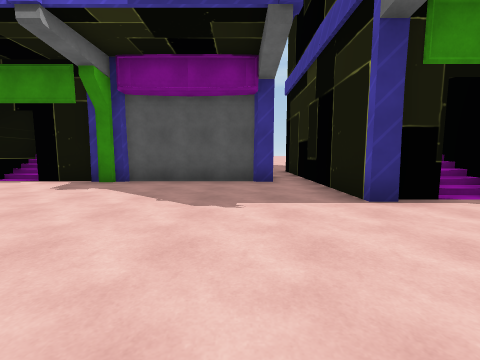
[1] (above)

24 first-person views from a walk through a Unity game level. The camera is 1.3 m above the floor, tilts 6° down and sees 90° across. The floor is counted in squares, 2 m on a side. Each view is taken from the middle of a square. On the plan, view 1 faces up. The plan holds only what a view shows up to about 9 squares ahead; the rest is blank. The place goes on beyond the plan. Some animated figures are left out. Door leaves are left out, so doorways stand open. Some surface patterns are stand-ins.

[2]
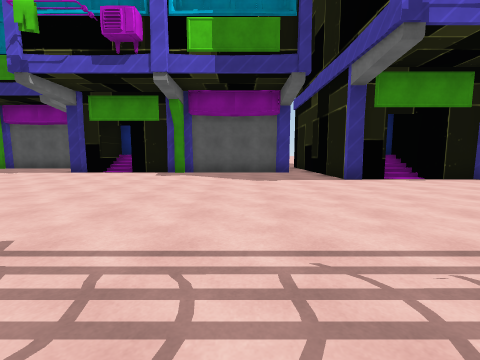

[3]
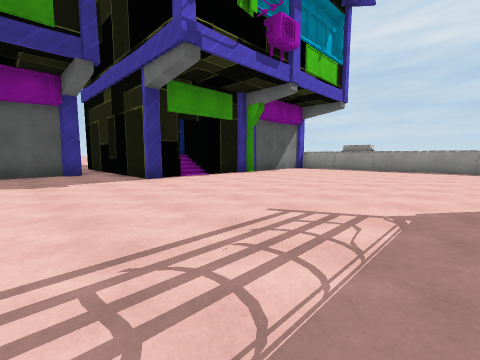

[4]
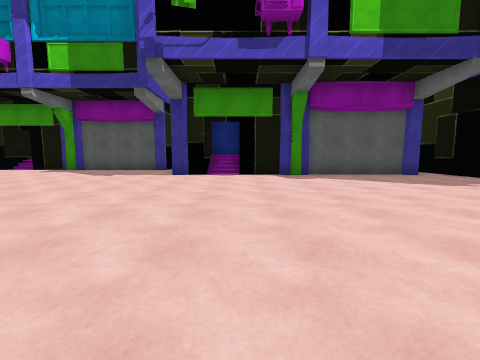

[5]
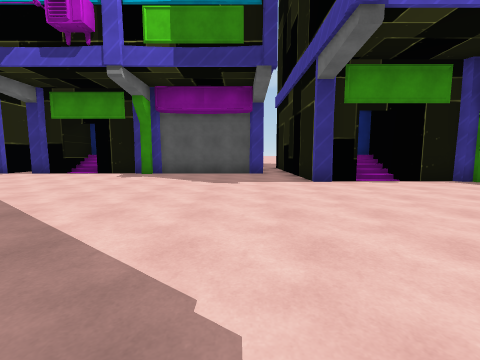

[6]
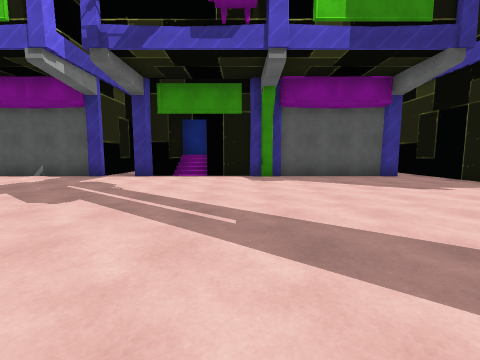

[7]
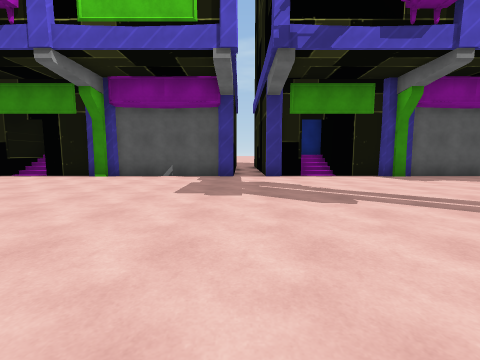

[8]
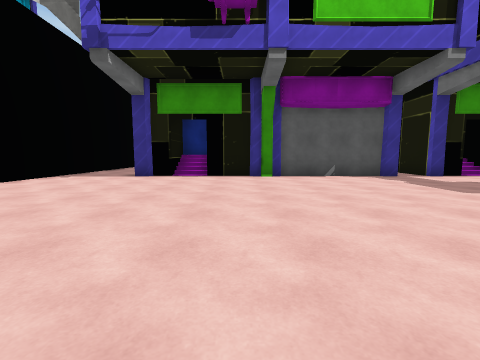

[9]
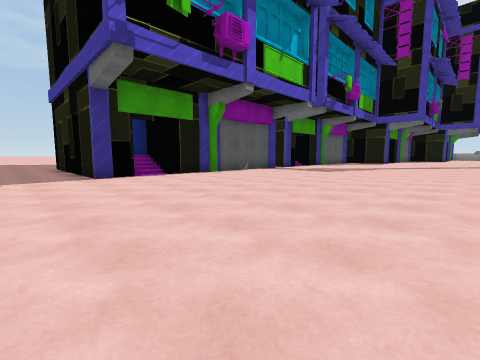

[10]
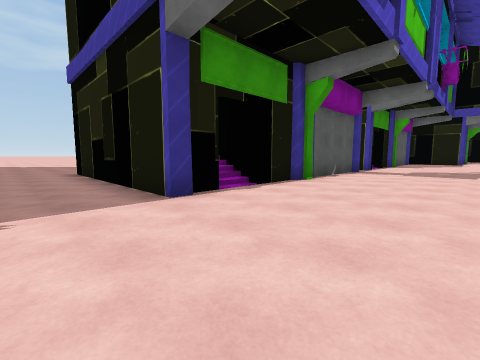

[11]
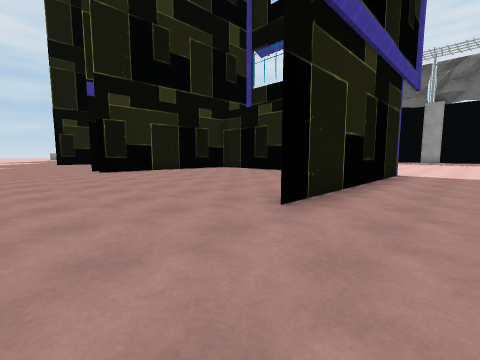

[12]
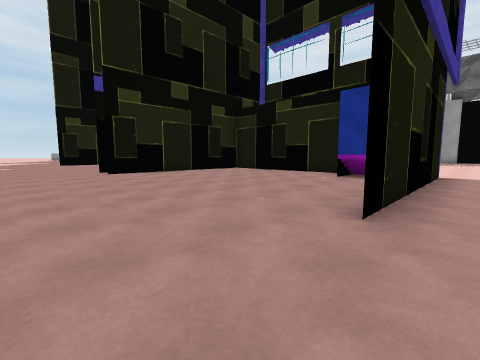

[13]
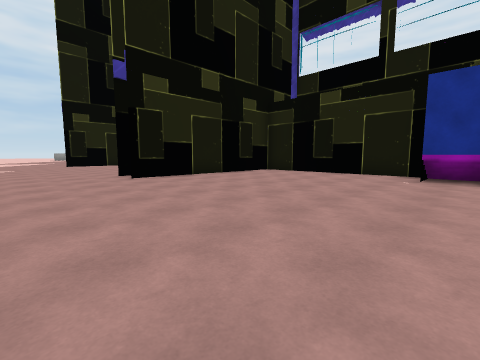

[14]
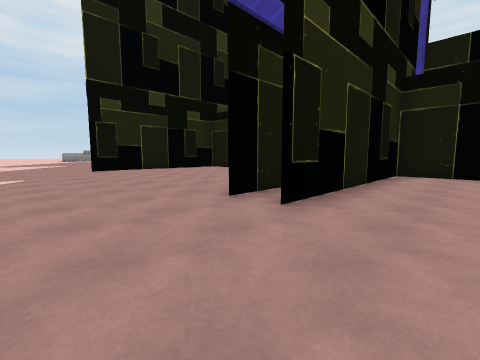

[15]
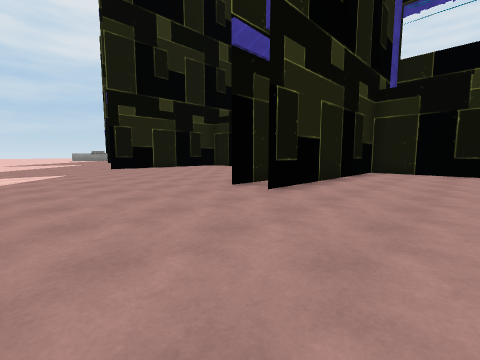

[16]
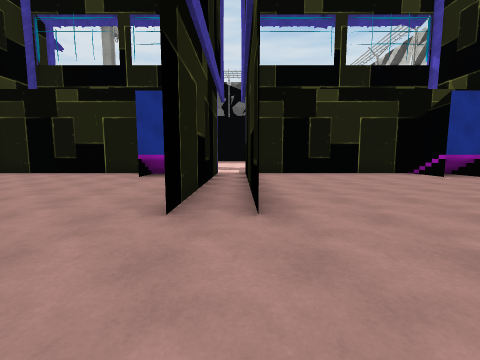

[17]
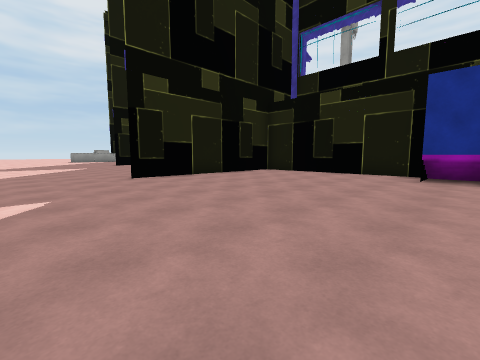

[18]
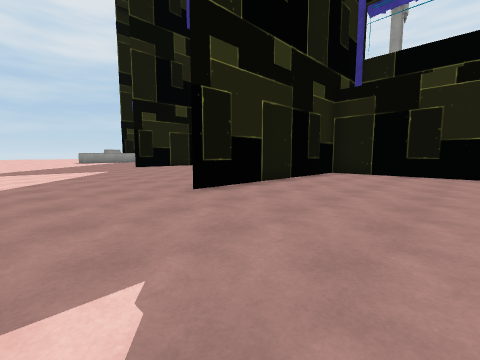

[19]
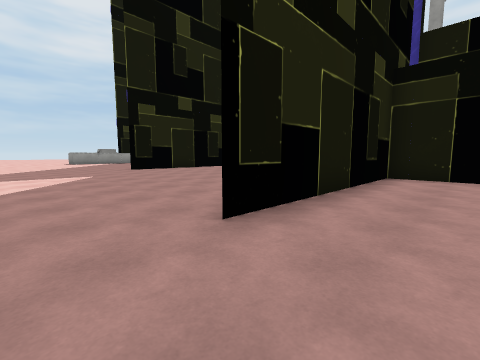

[20]
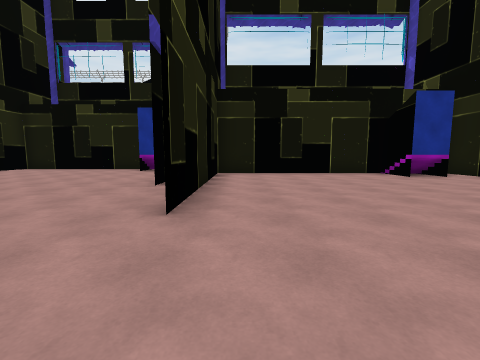

[21]
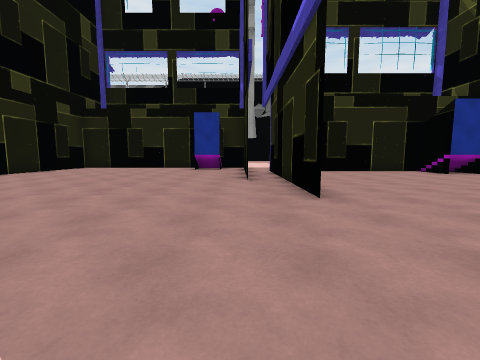

[22]
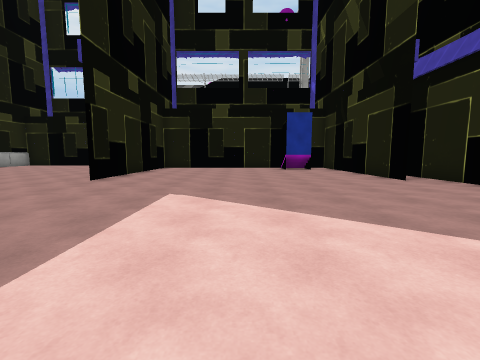

[23]
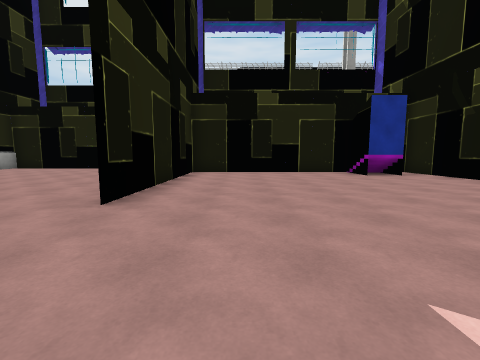

[24]
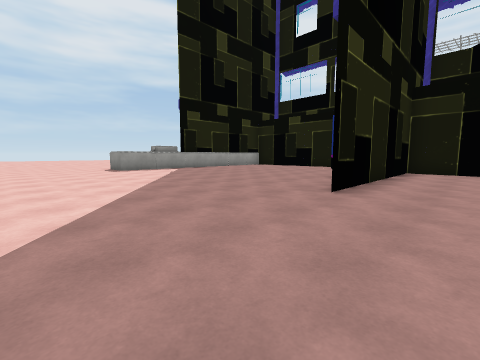

### Floor plan
Points are (right, up) in squares from view 1. A wall is a line through its corners. A room is listed if a view was taken in it or the views show most of it. See-through windows are left out.
Room 1 (views 1, 2, 3, 4, 5, 6, 7, 8, 9, 10)
walls: (-12.2, 8.4) (-13.6, 8.4); (-15.1, 8.4) (-16.2, 8.4); (-6.1, 5.9) (-7.2, 5.9) (-7.2, 9); (-17.2, 8.4) (-21.1, 8.4); (-8.1, 8.4) (-12.1, 8.4); (-14, 9.9) (-15.1, 9.9); (-3.2, 5.9) (-4.6, 5.9); (-21.2, 8.4) (-22.6, 8.4); (-24.1, 8.4) (-25.2, 8.4) (-25.2, 13.9); (-23, 9.9) (-24.1, 9.9); (0.9, 5.9) (-3.1, 5.9); (2.2, 3.3) (1.8, 3.3) (1.8, 6); (5.4, 3.4) (4.4, 3.4)
ways out: opening at (-26.5, 14.5) to room 2
Room 2 (views 11, 12, 13, 14, 15, 16, 17, 18, 19, 20, 21, 22, 23, 24)
walls: (-8.2, 14.5) (-8.2, 9.5); (-7.2, 11.4) (-7.2, 5.9); (-6.1, 7.5) (-5, 7.5) (-5, 6.2); (-13.9, 8.4) (-8.2, 8.4) (-8.2, 14.2); (-15.1, 9.9) (-14, 9.9) (-14, 8.8); (-4.6, 5.9) (0.8, 5.9) (0.8, 11.8); (-16.2, 8.4) (-16.2, 13.9); (1.8, 6) (1.8, 8.9); (-24, 9.9) (-23, 9.9) (-23, 8.4) (-17.2, 8.4) (-17.2, 14.2)
ways out: opening at (-26.5, 14.5) to room 1

Where each view was taken, in squares from view 1:
view 1: 0 up, 0 right, facing up
view 2: 3 down, 1 left, facing up
view 3: 3 down, 1 left, facing up-right
view 4: 2 down, 5 left, facing up
view 5: 0 up, 9 left, facing up
view 6: 1 up, 13 left, facing up
view 7: 1 up, 17 left, facing up
view 8: 1 up, 22 left, facing up
view 9: 1 up, 27 left, facing up-right
view 10: 5 up, 27 left, facing up-right
view 11: 17 up, 27 left, facing down-right
view 12: 17 up, 26 left, facing down-right
view 13: 17 up, 24 left, facing down-right
view 14: 17 up, 19 left, facing down-right
view 15: 18 up, 20 left, facing down-right
view 16: 17 up, 17 left, facing down
view 17: 17 up, 15 left, facing down-right
view 18: 17 up, 12 left, facing down-right
view 19: 16 up, 10 left, facing down-right
view 20: 17 up, 9 left, facing down
view 21: 18 up, 7 left, facing down
view 22: 18 up, 3 left, facing down
view 23: 15 up, 1 left, facing down
view 24: 16 up, 1 left, facing down-right
